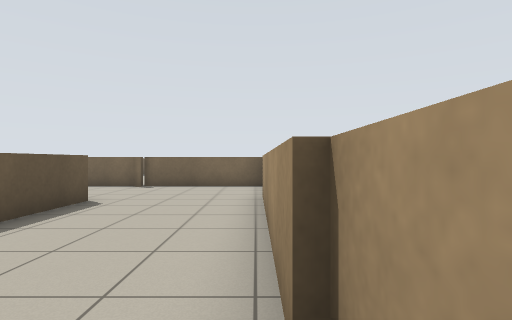
[1] (above)

12 first-person views from a walk through a robot-simulator world made for Stage. The camera is 0.9 m above the floor, looks level and sees 80° across. Floor lines are 1 m apart. The floor is counted in squares, 1 m on a side. Each view is taken from the middle of a square. On the plan, view 1 faces up. The plan holds only what a view shows up to about 11 squares ahead; the rest is blank. Robots are left out.

[2]
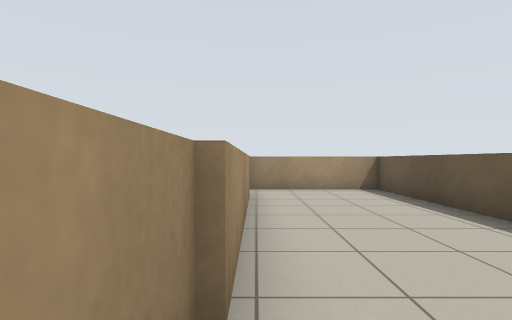

[3]
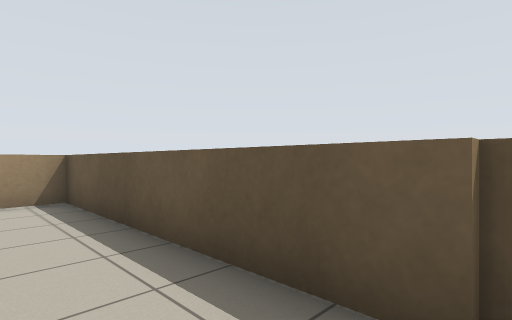

[4]
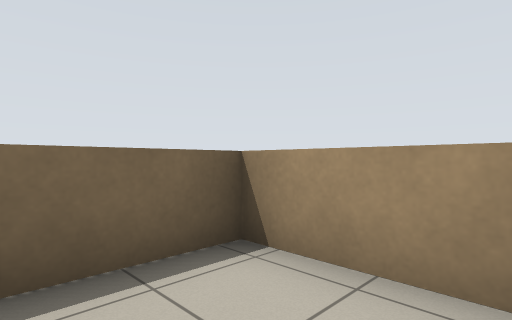

[5]
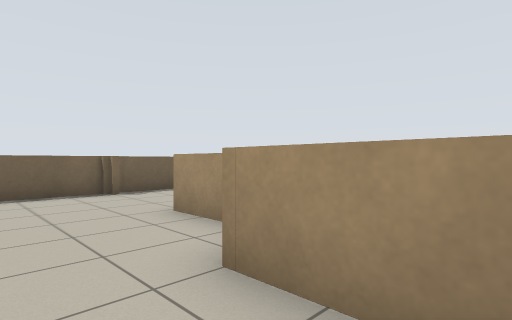

[6]
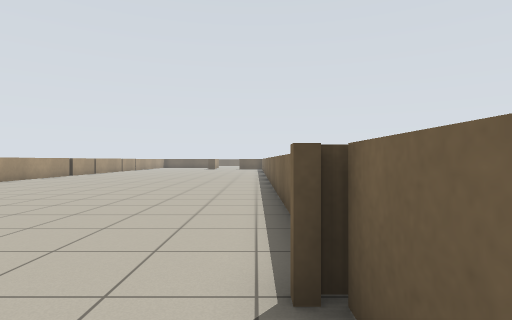

[7]
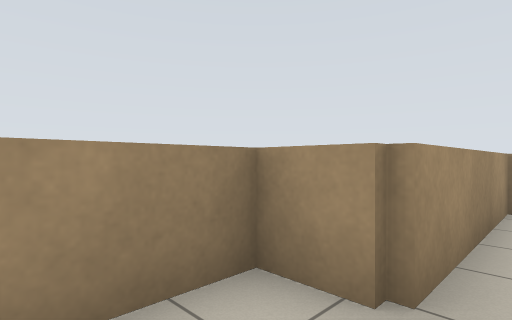

[8]
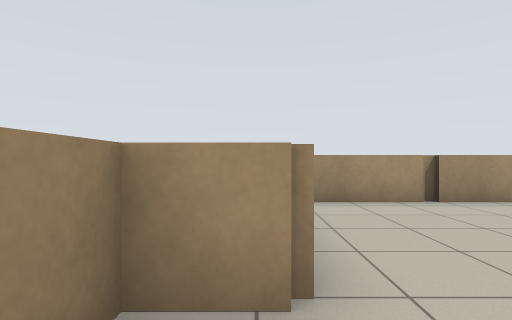

[9]
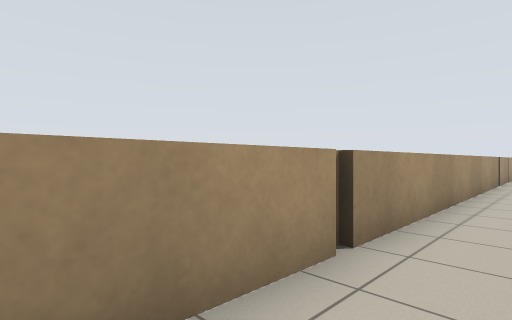

[10]
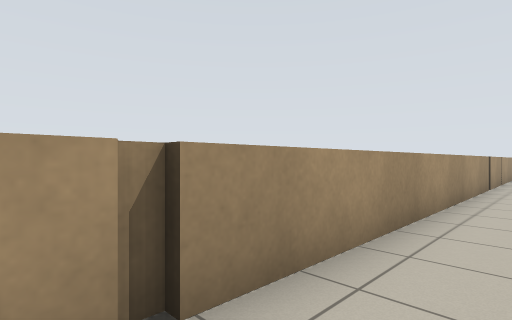

[11]
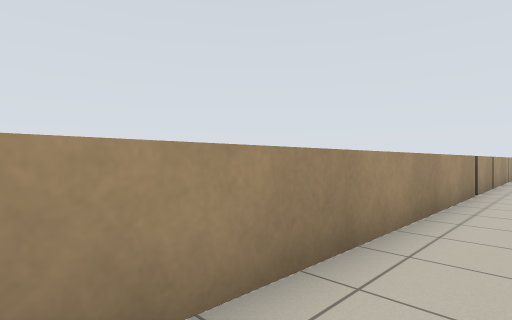

[12]
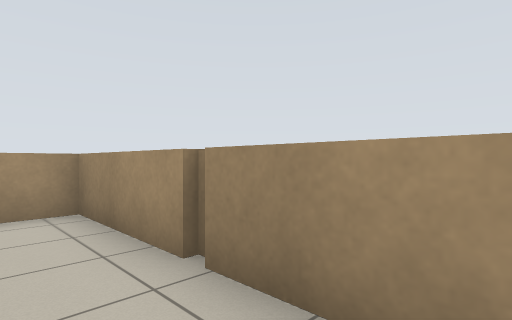

### Floor plan
Key: @ floor where view 1 was taken; # wall or solid block; . floor; = window, fence, low wall or low ledge.
Columns run from 24 left of view 1 to 1 right of it. Each row starts with its distance up from view 1.
 11            ======#=======#
 10            .........=....=
  9            ..............=
  8            ..............#
  7            .........=...=#
  6            .........=...=
  5            .........=...=
  4            ........==...=
  3            ........#=...=
  2            ........#=...=#
  1          ..........#=....#
  0 ...................#=...@#
 -1 #########################

Where each view was taken, in squares from view 1:
view 1: 0 up, 0 right, facing up
view 2: 9 up, 0 right, facing down
view 3: 7 up, 2 left, facing down-left
view 4: 8 up, 2 left, facing up-right
view 5: 2 up, 7 left, facing up-right
view 6: 10 up, 2 left, facing left
view 7: 6 up, 6 left, facing down-right
view 8: 6 up, 5 left, facing down
view 9: 1 up, 6 left, facing down-left
view 10: 1 up, 8 left, facing down-left
view 11: 1 up, 10 left, facing down-left
view 12: 1 up, 11 left, facing down-right
